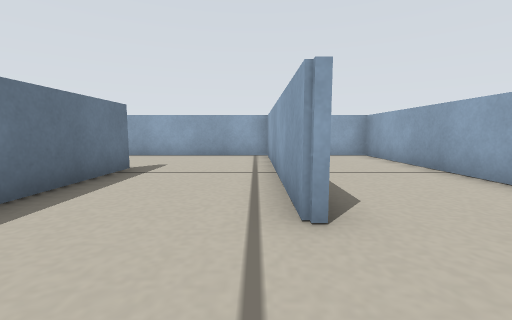
view 1 (above)

18 first-person views from a walk through a robot-simulator world made for Stage. The camera is 0.17 m above the floor, tilts 6° down and sees 90° across. The lines on the ground mark 1 m squares. The floor is counted in squares, 0.2 m on a side. Each view is taken from the middle of a square. On the plan, view 1 faces up. The plan holds only what a view shows up to about 10 squares ahead; the rest is blank. The robots in the file are not drawn.

view 2
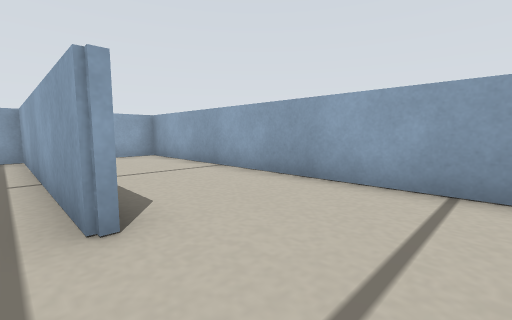

view 3
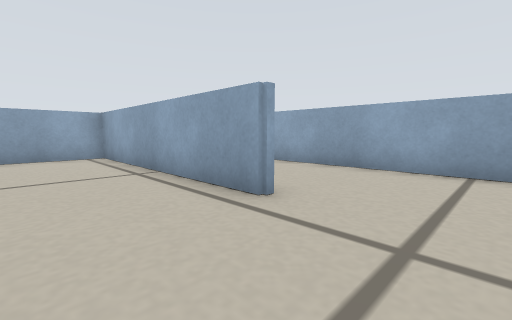

view 4
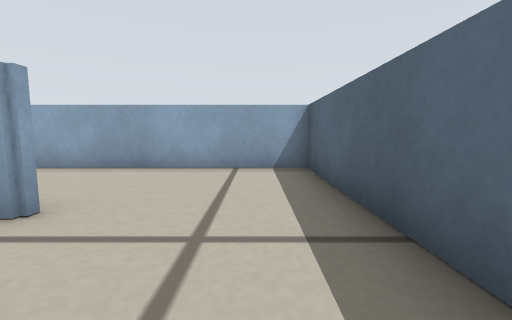

view 5
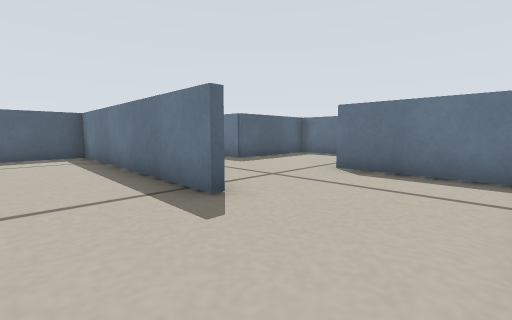

view 6
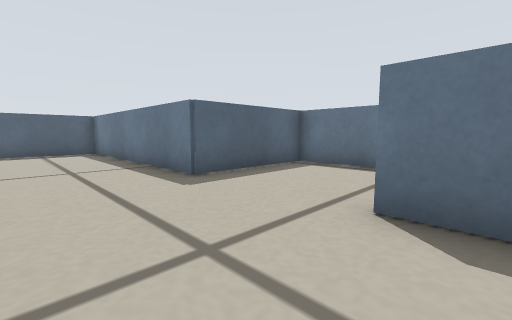

view 7
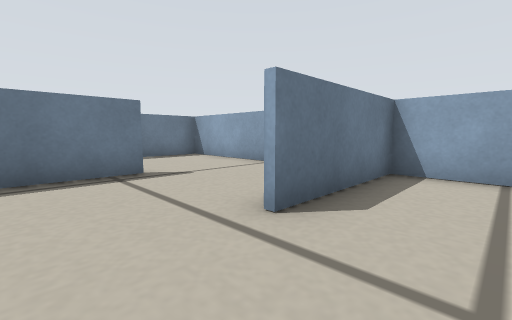

view 8
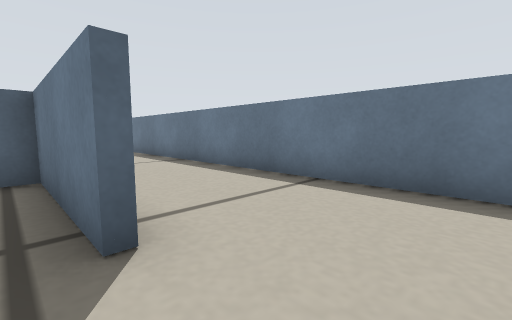

view 9
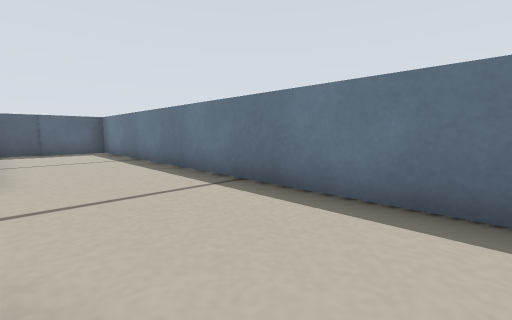

view 10
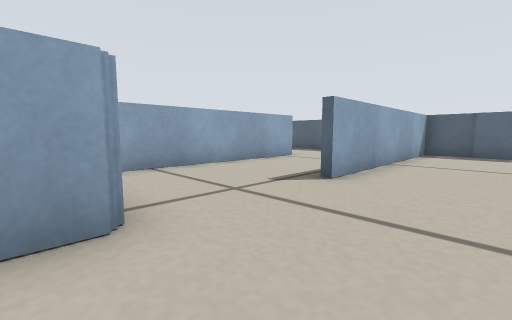

view 11
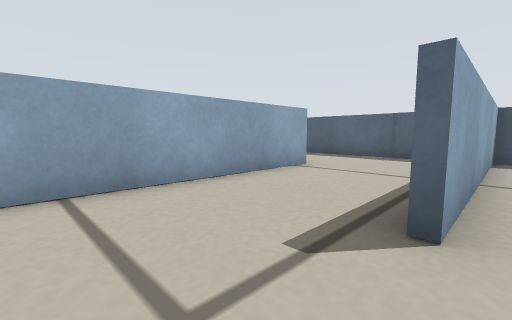

view 12
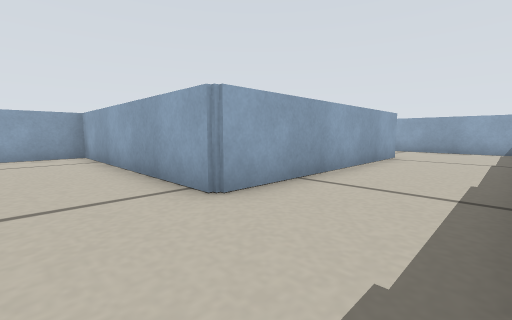

view 13
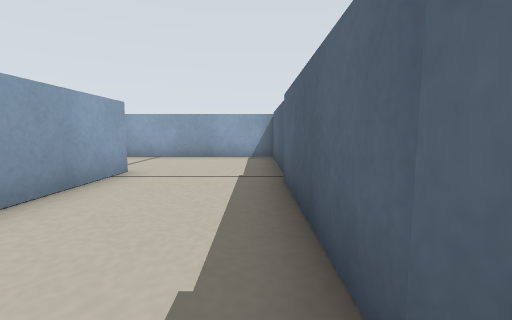

view 14
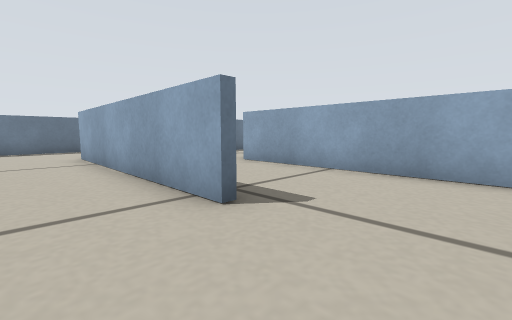

view 15
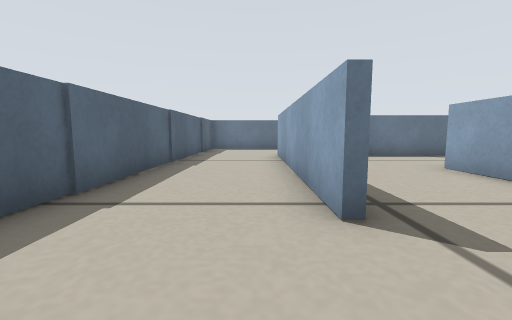

view 16
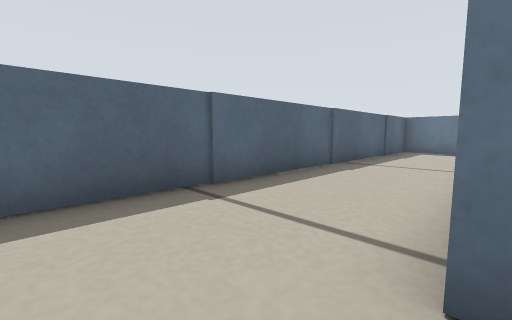

view 17
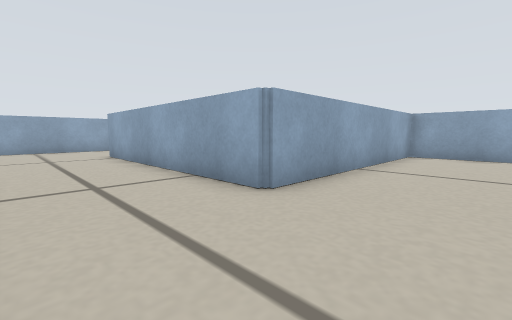

view 18
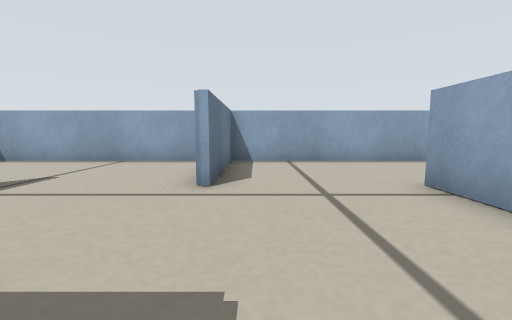

### Floor plan
Ten units are one square. View 1 is at (0, 0); x grows to the right and y downward. Boxes are objects, and circles mark ways between rooms. Rooms are numbered by the first view taken in them; rooms with no view inside come last. Other rooms are left out.
<svg viewBox="-146 -101 192 194">
<path fill="none" stroke="#000" d="M-30 -61 -30 12 4 12M4 -22 4 -96 -35 -96M-107 -21 -107 -31M-104 -61 -104 -25 -67 -25 -67 5M-70 5 -70 -23 -91 -23M-33 5 -33 -61M-78 -96 -138 -96M-141 -92 -141 71M-35 -96 -67 -96 -67 -60M-121 85 -107 85M-131 83 -107 83 -107 12M-64 49 -39 49M6 52 -70 52 -70 5M-67 5 -67 45M-88 85 24 85M-90 83 -81 83M-104 61 -104 71M41 88 41 15 -33 15 -33 5M4 12 41 12 41 -96 28 -96"/>
<circle cx="-30" cy="-80" r="3" fill="#2a7"/>
<circle cx="10" cy="-10" r="3" fill="#2a7"/>
<circle cx="-65" cy="10" r="3" fill="#2a7"/>
<text x="-10" y="-50">1</text>
<text x="-90" y="-30">2</text>
<text x="-30" y="40">3</text>
<text x="20" y="-40">4</text>
</svg>
Room 1 opens to room 2. Room 1 opens to room 4. Room 2 opens to room 3.

Where each view was taken, in squares from view 1:
view 1: 0 up, 0 right, facing up
view 2: 0 up, 0 right, facing up-right
view 3: 0 up, 2 left, facing up-right
view 4: 0 up, 2 left, facing right
view 5: 9 up, 1 left, facing down-left
view 6: 7 up, 4 left, facing down-left
view 7: 4 up, 5 left, facing up-left
view 8: 8 up, 10 left, facing down-left
view 9: 4 up, 11 left, facing down-left
view 10: 3 up, 13 left, facing down-right
view 11: 1 up, 11 left, facing down-right
view 12: 8 down, 9 left, facing up-right
view 13: 8 down, 5 left, facing right
view 14: 7 down, 3 right, facing up-left
view 15: 6 down, 3 right, facing left
view 16: 5 down, 2 right, facing down-left
view 17: 4 down, 6 left, facing up-right
view 18: 2 up, 6 left, facing up
